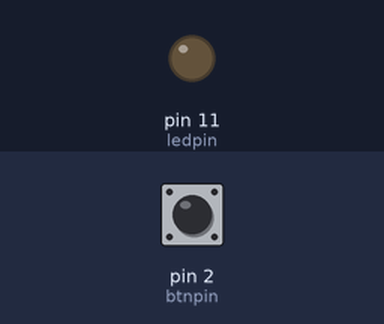
Bench run of a sketch on a simulated Arduino Uno, built with avr-gcc and run on an emulated ATmega328P. Shown: output pins drawn as LEDs (lit = HIGH). The inputs (shaded band) are chosen by the test bench; at power-on: pin 2 (btnpin) HIGH.

Above: at 1.2 s.
1.3 s: pin 2 (btnpin) pulled LOW for 0.15 s
At 2.5 s:
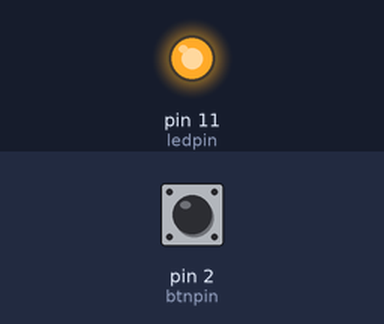
2.9 s: pin 2 (btnpin) pulled LOW for 1 s
At 5.0 s:
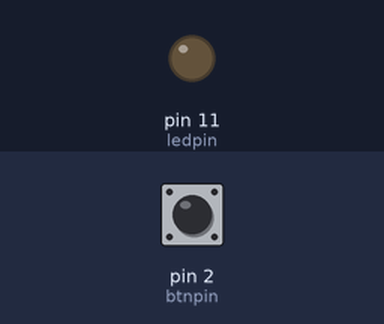
5.4 s: pin 2 (btnpin) pulled LOW for 3.2 s
At 9.8 s:
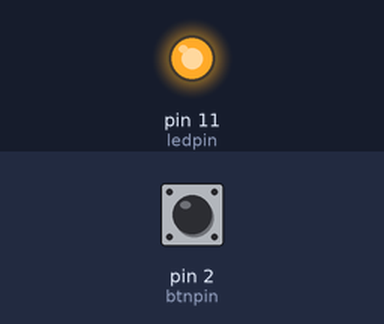
Timing chart, 0 to 11.3 s (numbered marks = the images above; inputs shaded):
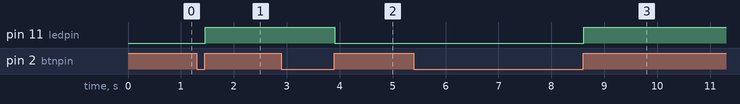

The sketch:

Switch1.ino
```cpp
int ledpin=11;
int btnpin=2;
volatile int state=LOW;
void setup()
{
	pinMode(ledpin,OUTPUT);
	pinMode(btnpin,INPUT);
}
void loop()
{
	if(digitalRead(btnpin)==LOW)
	{
		delay(10);
		if(digitalRead(btnpin)==LOW)
		{
			while(digitalRead(btnpin)==LOW);
			delay(10);
			state=!state;
			digitalWrite(ledpin,state);
		}
	}
}
```

Measured:
- after the input at 1.3 s, pin 11 (ledpin): LOW → HIGH after 0.16 s
- after the input at 2.9 s, pin 11 (ledpin): HIGH → LOW after 1.0 s
- after the input at 5.4 s, pin 11 (ledpin): LOW → HIGH after 3.2 s
